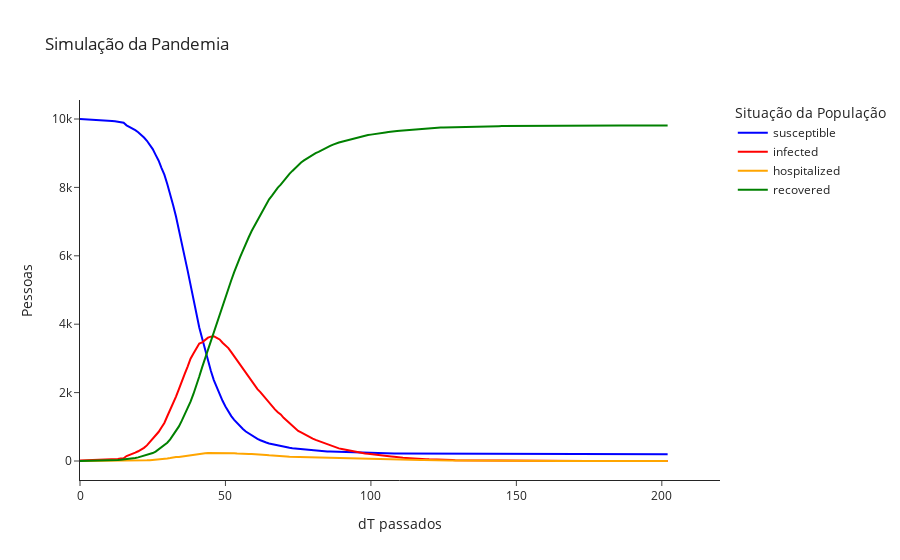
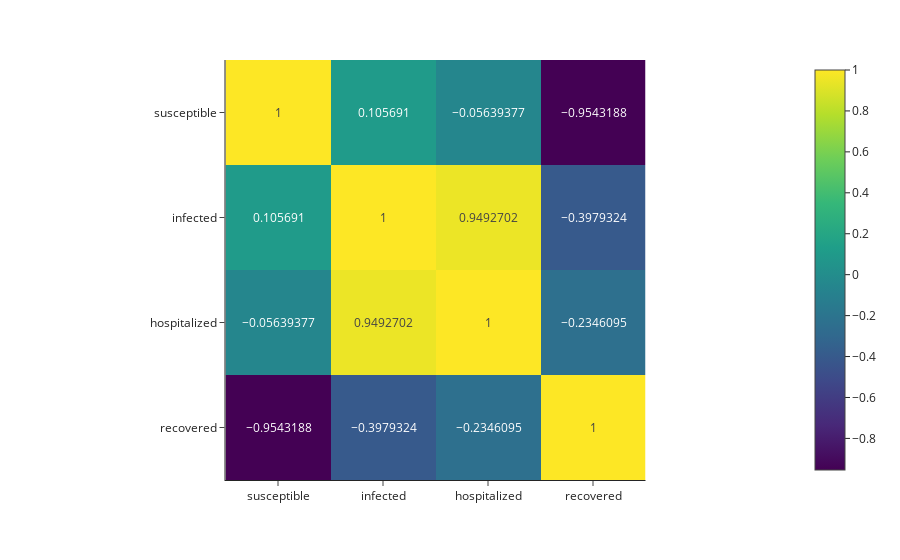
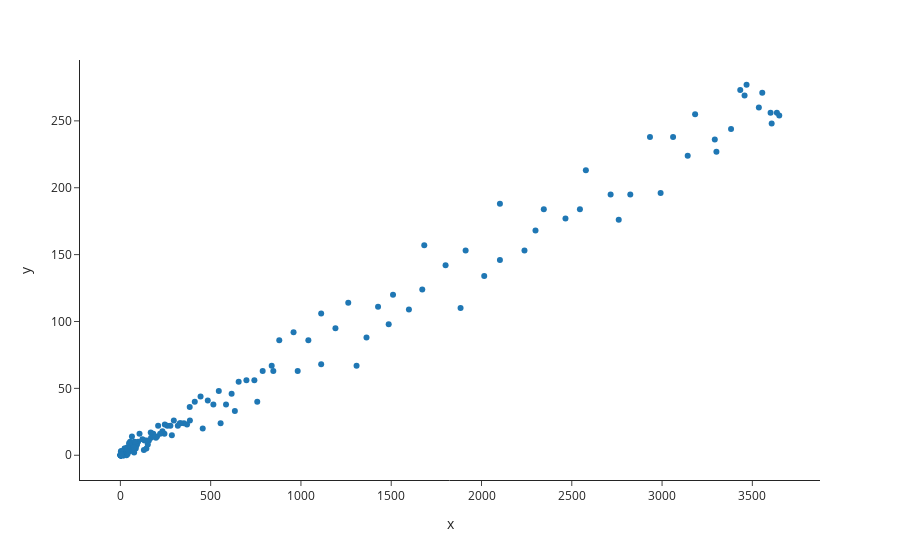

The cell these charts' notebook holds for them, in order:
### Code cell
gensim.time_step = 1

sim = gensim.create_single()

viewer.simple_graph(sim.df)
viewer.heatmap(sim.df)
px.scatter(x=sim.df["infected"], y=gensim.step_difference(sim.df)["recovered"], template="simple_white")

### Figure 1 — Plotly figure (JSON) as saved in the notebook; plotly's stock layout.template omitted (floating-point values rounded to 4 significant figures; data arrays with more than 128 entries replaced by an {"elided": "..."} marker saying what was removed)
{"data": [{"hovertemplate": "Situação da População=susceptible<br>dT passados=%{x}<br>Pessoas=%{y}<extra></extra>", "legendgroup": "susceptible", "line": {"color": "blue", "dash": "solid"}, "marker": {"symbol": "circle"}, "mode": "lines", "name": "susceptible", "orientation": "v", "showlegend": true, "x": {"elided": "203 int values"}, "xaxis": "x", "y": {"elided": "203 int values"}, "yaxis": "y", "type": "scatter"}, {"hovertemplate": "Situação da População=infected<br>dT passados=%{x}<br>Pessoas=%{y}<extra></extra>", "legendgroup": "infected", "line": {"color": "red", "dash": "solid"}, "marker": {"symbol": "circle"}, "mode": "lines", "name": "infected", "orientation": "v", "showlegend": true, "x": {"elided": "203 int values"}, "xaxis": "x", "y": {"elided": "203 int values"}, "yaxis": "y", "type": "scatter"}, {"hovertemplate": "Situação da População=hospitalized<br>dT passados=%{x}<br>Pessoas=%{y}<extra></extra>", "legendgroup": "hospitalized", "line": {"color": "orange", "dash": "solid"}, "marker": {"symbol": "circle"}, "mode": "lines", "name": "hospitalized", "orientation": "v", "showlegend": true, "x": {"elided": "203 int values"}, "xaxis": "x", "y": {"elided": "203 int values"}, "yaxis": "y", "type": "scatter"}, {"hovertemplate": "Situação da População=recovered<br>dT passados=%{x}<br>Pessoas=%{y}<extra></extra>", "legendgroup": "recovered", "line": {"color": "green", "dash": "solid"}, "marker": {"symbol": "circle"}, "mode": "lines", "name": "recovered", "orientation": "v", "showlegend": true, "x": {"elided": "203 int values"}, "xaxis": "x", "y": {"elided": "203 int values"}, "yaxis": "y", "type": "scatter"}], "layout": {"xaxis": {"anchor": "y", "domain": [0.0, 1.0], "title": {"text": "dT passados"}, "range": [0, 220]}, "yaxis": {"anchor": "x", "domain": [0.0, 1.0], "title": {"text": "Pessoas"}}, "legend": {"title": {"text": "Situação da População"}, "tracegroupgap": 0}, "title": {"text": "Simulação da Pandemia"}}}

### Figure 2 — Plotly figure (JSON) as saved in the notebook; plotly's stock layout.template omitted (floating-point values rounded to 4 significant figures)
{"data": [{"coloraxis": "coloraxis", "name": "0", "texttemplate": "%{z}", "x": ["susceptible", "infected", "hospitalized", "recovered"], "y": ["susceptible", "infected", "hospitalized", "recovered"], "z": [[1.0, 0.1057, -0.05639, -0.9543], [0.1057, 1.0, 0.9493, -0.3979], [-0.05639, 0.9493, 1.0, -0.2346], [-0.9543, -0.3979, -0.2346, 1.0]], "type": "heatmap", "xaxis": "x", "yaxis": "y", "hovertemplate": "x: %{x}<br>y: %{y}<br>color: %{z}<extra></extra>"}], "layout": {"xaxis": {"anchor": "y", "domain": [0.0, 1.0], "scaleanchor": "y", "constrain": "domain"}, "yaxis": {"anchor": "x", "domain": [0.0, 1.0], "autorange": "reversed", "constrain": "domain"}, "coloraxis": {"colorscale": [[0.0, "#440154"], [0.1111, "#482878"], [0.2222, "#3e4989"], [0.3333, "#31688e"], [0.4444, "#26828e"], [0.5556, "#1f9e89"], [0.6667, "#35b779"], [0.7778, "#6ece58"], [0.8889, "#b5de2b"], [1.0, "#fde725"]]}, "margin": {"t": 60}}}

### Figure 3 — Plotly figure (JSON) as saved in the notebook; plotly's stock layout.template omitted (floating-point values rounded to 4 significant figures; data arrays with more than 128 entries replaced by an {"elided": "..."} marker saying what was removed)
{"data": [{"hovertemplate": "x=%{x}<br>y=%{y}<extra></extra>", "legendgroup": "", "marker": {"color": "#1F77B4", "symbol": "circle"}, "mode": "markers", "name": "", "orientation": "v", "showlegend": false, "x": {"elided": "203 int values"}, "xaxis": "x", "y": {"elided": "203 int values"}, "yaxis": "y", "type": "scatter"}], "layout": {"xaxis": {"anchor": "y", "domain": [0.0, 1.0], "title": {"text": "x"}}, "yaxis": {"anchor": "x", "domain": [0.0, 1.0], "title": {"text": "y"}}, "legend": {"tracegroupgap": 0}, "margin": {"t": 60}}}
